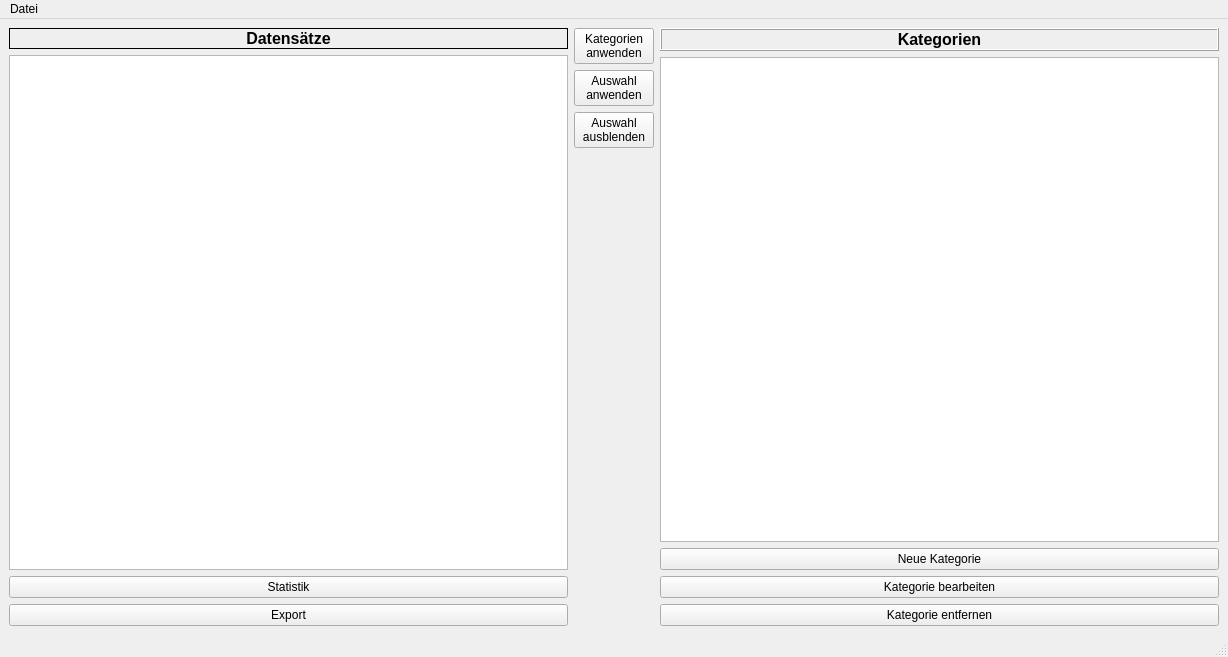
<?xml version="1.0" encoding="UTF-8"?>
<ui version="4.0">
 <class>MainWindow</class>
 <widget class="QMainWindow" name="MainWindow">
  <property name="geometry">
   <rect>
    <x>0</x>
    <y>0</y>
    <width>1228</width>
    <height>657</height>
   </rect>
  </property>
  <property name="windowTitle">
   <string>MainWindow</string>
  </property>
  <widget class="QWidget" name="centralwidget">
   <property name="sizePolicy">
    <sizepolicy hsizetype="Preferred" vsizetype="Preferred">
     <horstretch>0</horstretch>
     <verstretch>0</verstretch>
    </sizepolicy>
   </property>
   <layout class="QHBoxLayout" name="horizontalLayout">
    <item>
     <layout class="QHBoxLayout" name="hlMain">
      <property name="sizeConstraint">
       <enum>QLayout::SetDefaultConstraint</enum>
      </property>
      <item>
       <layout class="QVBoxLayout" name="vlDatasets">
        <item>
         <widget class="QLabel" name="lblDatasets">
          <property name="font">
           <font>
            <pointsize>12</pointsize>
            <bold>true</bold>
           </font>
          </property>
          <property name="frameShape">
           <enum>QFrame::Box</enum>
          </property>
          <property name="frameShadow">
           <enum>QFrame::Plain</enum>
          </property>
          <property name="text">
           <string>Datensätze</string>
          </property>
          <property name="alignment">
           <set>Qt::AlignCenter</set>
          </property>
         </widget>
        </item>
        <item>
         <widget class="QTableView" name="tvDatasets"/>
        </item>
        <item>
         <widget class="QPushButton" name="pbStatistics">
          <property name="text">
           <string>Statistik</string>
          </property>
         </widget>
        </item>
        <item>
         <widget class="QPushButton" name="pbExport">
          <property name="text">
           <string>Export</string>
          </property>
         </widget>
        </item>
       </layout>
      </item>
      <item>
       <layout class="QVBoxLayout" name="vlButtons">
        <item>
         <widget class="QPushButton" name="pbApplyCat">
          <property name="text">
           <string>Kategorien
anwenden</string>
          </property>
         </widget>
        </item>
        <item>
         <widget class="QPushButton" name="pbApplySel">
          <property name="text">
           <string>Auswahl
anwenden</string>
          </property>
         </widget>
        </item>
        <item alignment="Qt::AlignTop">
         <widget class="QPushButton" name="pbHideSelected">
          <property name="text">
           <string>Auswahl
ausblenden</string>
          </property>
         </widget>
        </item>
       </layout>
      </item>
      <item>
       <layout class="QVBoxLayout" name="vlCategories">
        <item>
         <widget class="QLabel" name="lblcategories">
          <property name="font">
           <font>
            <pointsize>12</pointsize>
            <bold>true</bold>
           </font>
          </property>
          <property name="frameShape">
           <enum>QFrame::Box</enum>
          </property>
          <property name="frameShadow">
           <enum>QFrame::Raised</enum>
          </property>
          <property name="text">
           <string>Kategorien</string>
          </property>
          <property name="alignment">
           <set>Qt::AlignCenter</set>
          </property>
         </widget>
        </item>
        <item>
         <widget class="QTableView" name="tvCategories"/>
        </item>
        <item>
         <widget class="QPushButton" name="pbNew">
          <property name="text">
           <string>Neue Kategorie</string>
          </property>
         </widget>
        </item>
        <item>
         <widget class="QPushButton" name="pbEdit">
          <property name="text">
           <string>Kategorie bearbeiten</string>
          </property>
         </widget>
        </item>
        <item>
         <widget class="QPushButton" name="pbDeleteCategory">
          <property name="text">
           <string>Kategorie entfernen</string>
          </property>
         </widget>
        </item>
       </layout>
      </item>
     </layout>
    </item>
   </layout>
  </widget>
  <widget class="QMenuBar" name="menubar">
   <property name="geometry">
    <rect>
     <x>0</x>
     <y>0</y>
     <width>1228</width>
     <height>20</height>
    </rect>
   </property>
   <widget class="QMenu" name="menuDatei">
    <property name="title">
     <string>Datei</string>
    </property>
    <addaction name="actionNew"/>
    <addaction name="action_ffnen"/>
    <addaction name="actionSpeichern"/>
    <addaction name="actionSpeichern_unter"/>
    <addaction name="separator"/>
    <addaction name="actionimport"/>
    <addaction name="separator"/>
    <addaction name="actionSchlie_en"/>
   </widget>
   <addaction name="menuDatei"/>
  </widget>
  <widget class="QStatusBar" name="statusbar"/>
  <action name="actionNeu">
   <property name="text">
    <string>Neu</string>
   </property>
  </action>
  <action name="action_ffnen">
   <property name="text">
    <string>Öffnen...</string>
   </property>
  </action>
  <action name="actionSpeichern">
   <property name="text">
    <string>Speichern</string>
   </property>
  </action>
  <action name="actionSpeichern_unter">
   <property name="text">
    <string>Speichern unter...</string>
   </property>
  </action>
  <action name="actionimport">
   <property name="text">
    <string>import...</string>
   </property>
  </action>
  <action name="actionNew">
   <property name="text">
    <string>Neu...</string>
   </property>
  </action>
  <action name="actionSchlie_en">
   <property name="text">
    <string>Schließen</string>
   </property>
  </action>
 </widget>
 <resources/>
 <connections/>
</ui>
